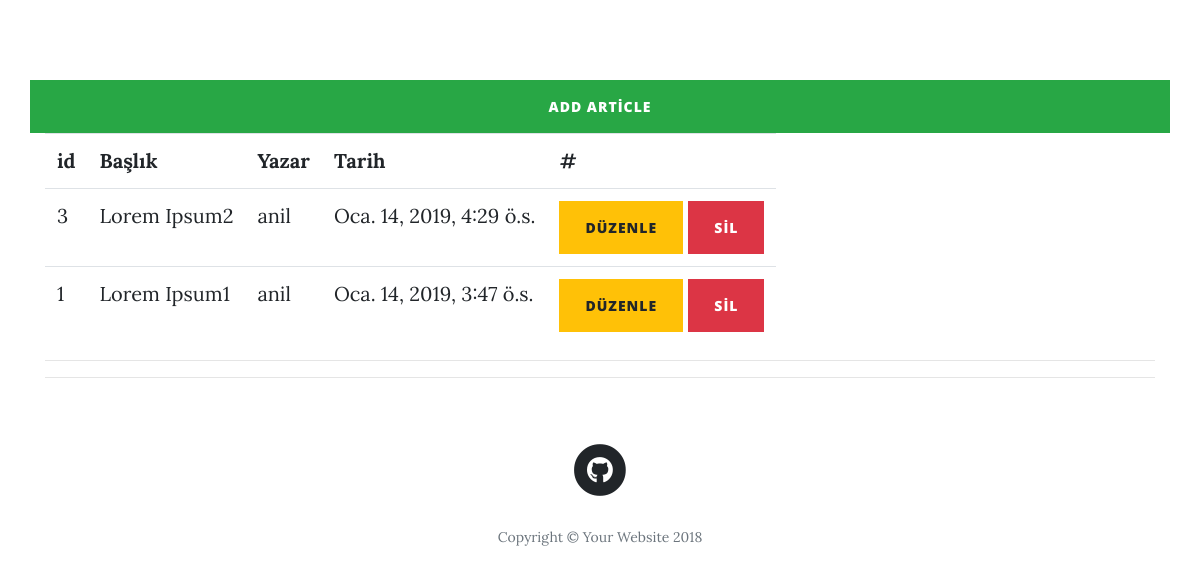
/articles/dashboard/ (signed in), run on an earlier commit of the app's database.
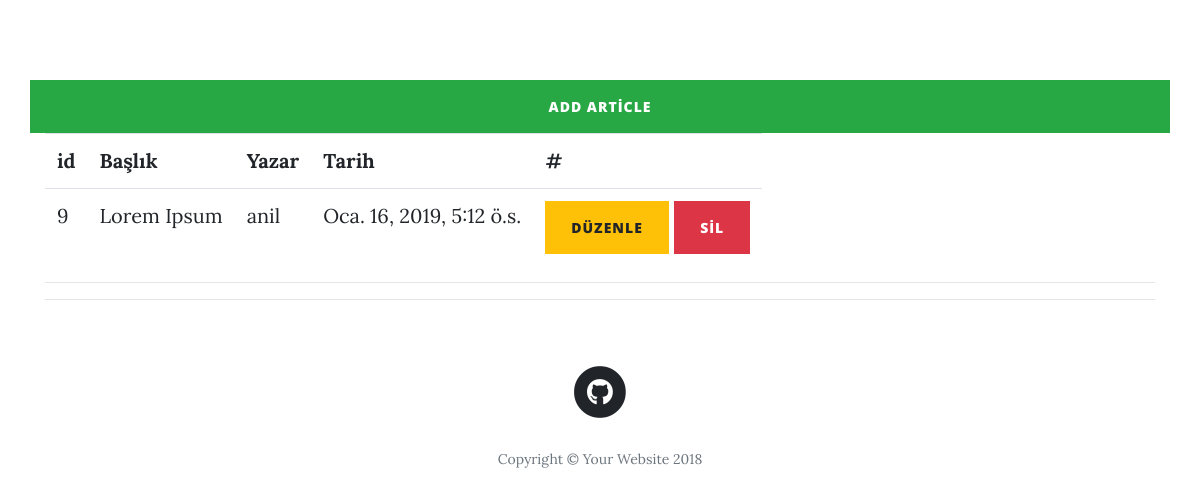
And on a later commit of the database.
### article/models.py (models this page shows, shortened)
class Article(models.Model):
    author = models.ForeignKey("auth.User",on_delete = models.CASCADE, verbose_name="Yazar")
    title = models.CharField(max_length = 50, verbose_name = "Başlık")
    content = RichTextField()
    created_date = models.DateTimeField(auto_now_add=True,verbose_name="Oluşturma Tarihi")
    article_image = models.FileField(blank=True, null=True,verbose_name="Makaleye Resim Ekle")
    class Meta:
        ordering = ["-created_date"]

### article/views.py (the view)
# urls.py: path('dashboard/', views.dashboard, name="dashboard"),
@login_required(login_url = "user:login")
def dashboard(request):
    articles = Article.objects.all().filter(author=request.user)
    context={
        "articles":articles
    }
    return render(request,"dashboard.html",context)

### templates/dashboard.html (shortened to what this page needs)
{% extends "layout.html" %}
{% block body %}
    <br>
    <div class="container">
        <div class="row">
            <a href="/articles/create/article" class="btn btn-block btn-success">Add Article</a>
            <br>
            <div class="col-lg-12 col-md-12 mx-auto">
            {% if articles %}
                <table class="table table-responsive table-hover ">
                    <tr><th>id</th><th>Başlık</th><th>Yazar</th><th>Tarih</th><th>#</th><tr>
                    {% for article in articles %}
                        <tr>
                            <td>{{article.id}}</td>
                            <td><a href="/articles/article/{{article.id}}">{{article.title}}</a></td>
                            <td>{{article.author}}</td>
                            <td>{{article.created_date}}</td>
                            <td>
                                <a href="/articles/update/{{article.id}}" class="btn btn-warning">Düzenle</a>
                                <a href="/articles/delete/{{article.id}}" class="btn btn-danger">Sil</a>
                            </td>
                        </tr>
                    {% endfor %}
            {% else %}
                <div class="alert alert-danger" role="alert">
                    Henüz Bir Makaleniz Bulunmuyor.
                </div>
            {% endif %}
            </div>
        </div>
    </div>
{% endblock body %}

What changed in the data, as far as the page shows it:
removed Article: id "3", title "Lorem Ipsum2", author "anil", created_date "Oca. 14, 2019, 4:29 ö.s."
removed Article: id "1", title "Lorem Ipsum1", author "anil", created_date "Oca. 14, 2019, 3:47 ö.s."
added Article: id "9", title "Lorem Ipsum", author "anil", created_date "Oca. 16, 2019, 5:12 ö.s."
